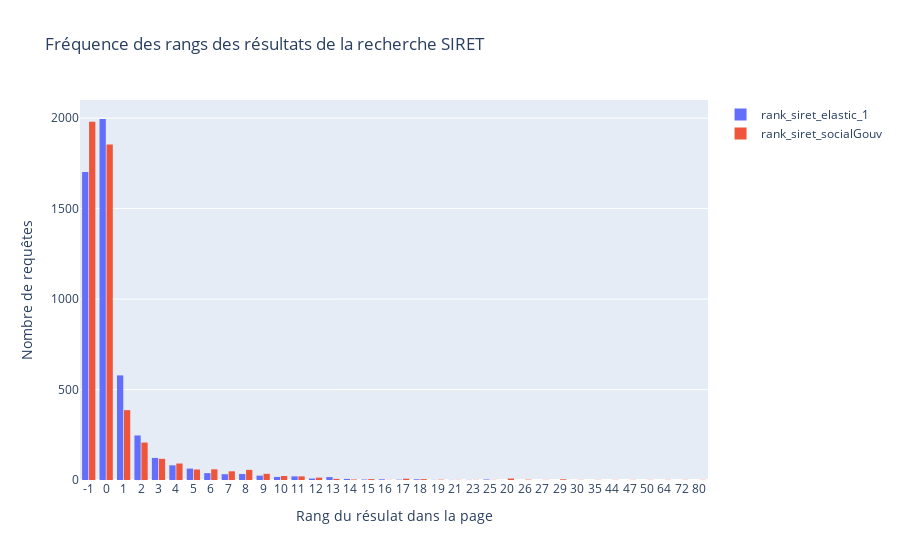

This figure's notebook cell:
### Code cell
fig = go.Figure()
rank_dict = {}
for rank in rank_siret_columns:
    df_test[rank] = df_test[rank].astype("int32")
    rank_dict[rank] = df_test.sort_values(by=[rank])[rank]
    fig.add_trace(
        go.Histogram(
            histfunc="count",
            x=rank_dict[rank],
            name=rank,
        )
    )
fig.update_layout(
    title_text="Fréquence des rangs des résultats de la recherche SIRET",  # title of plot
    xaxis_title_text="Rang du résulat dans la page",  # xaxis label
    yaxis_title_text="Nombre de requêtes",  # yaxis label
    bargap=0.2,  # gap between bars of adjacent location coordinates
    bargroupgap=0.1,  # gap between bars of the same location coordinates
)
fig.update_xaxes(type="category")
fig.show()
# fig.write_image(f"./output/plots/rank_{SEARCH_VERSION}.png")
plotly.offline.plot(fig, filename=f"./output/plots/rank_war_{SEARCH_VERSION}.html")

### Figure 1 — Plotly figure (JSON) as saved in the notebook; plotly's stock layout.template omitted (floating-point values rounded to 4 significant figures; data arrays with more than 128 entries replaced by an {"elided": "..."} marker saying what was removed)
{"data": [{"histfunc": "count", "name": "rank_siret_elastic_1", "type": "histogram", "x": {"elided": "5000 int values"}}, {"histfunc": "count", "name": "rank_siret_socialGouv", "type": "histogram", "x": {"elided": "5000 int values"}}], "layout": {"autosize": true, "bargap": 0.2, "bargroupgap": 0.1, "title": {"text": "Fréquence des rangs des résultats de la recherche SIRET"}, "xaxis": {"autorange": true, "range": [-0.5, 35.5], "title": {"text": "Rang du résulat dans la page"}, "type": "category"}, "yaxis": {"autorange": true, "range": [0, 2100], "title": {"text": "Nombre de requêtes"}}}}
